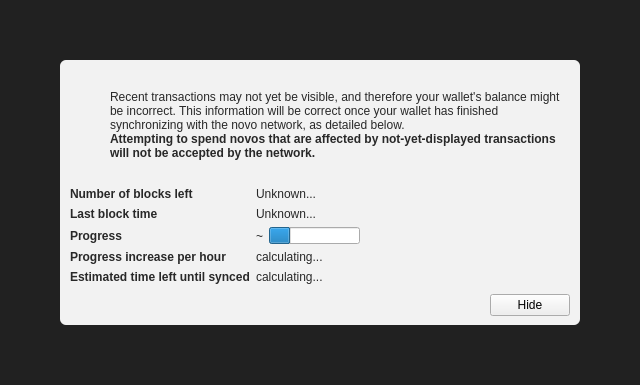
<?xml version="1.0" encoding="UTF-8"?>
<ui version="4.0">
 <class>ModalOverlay</class>
 <widget class="ModalOverlay" name="ModalOverlay">
  <property name="geometry">
   <rect>
    <x>0</x>
    <y>0</y>
    <width>640</width>
    <height>385</height>
   </rect>
  </property>
  <property name="windowTitle">
   <string>Form</string>
  </property>
  <layout class="QVBoxLayout" name="verticalLayout" stretch="0">
   <property name="sizeConstraint">
    <enum>QLayout::SetDefaultConstraint</enum>
   </property>
   <property name="leftMargin">
    <number>0</number>
   </property>
   <property name="topMargin">
    <number>0</number>
   </property>
   <property name="rightMargin">
    <number>0</number>
   </property>
   <property name="bottomMargin">
    <number>0</number>
   </property>
   <item>
    <widget class="QWidget" name="bgWidget" native="true">
     <property name="styleSheet">
      <string notr="true">#bgWidget { background: rgba(0,0,0,220); }</string>
     </property>
     <layout class="QVBoxLayout" name="verticalLayoutMain" stretch="1">
      <property name="leftMargin">
       <number>60</number>
      </property>
      <property name="topMargin">
       <number>60</number>
      </property>
      <property name="rightMargin">
       <number>60</number>
      </property>
      <property name="bottomMargin">
       <number>60</number>
      </property>
      <item>
       <widget class="QWidget" name="contentWidget" native="true">
        <property name="styleSheet">
         <string notr="true">#contentWidget { background: rgba(255,255,255,240); border-radius: 6px; }

QLabel { color: rgb(40,40,40);  }</string>
        </property>
        <layout class="QVBoxLayout" name="verticalLayoutSub" stretch="1,0,0,0">
         <property name="spacing">
          <number>0</number>
         </property>
         <property name="leftMargin">
          <number>10</number>
         </property>
         <property name="topMargin">
          <number>10</number>
         </property>
         <property name="rightMargin">
          <number>10</number>
         </property>
         <property name="bottomMargin">
          <number>10</number>
         </property>
         <item>
          <layout class="QHBoxLayout" name="horizontalLayoutIconText" stretch="0,1">
           <property name="topMargin">
            <number>20</number>
           </property>
           <item>
            <layout class="QVBoxLayout" name="verticalLayoutIcon">
             <property name="leftMargin">
              <number>0</number>
             </property>
             <item>
              <widget class="QPushButton" name="warningIcon">
               <property name="enabled">
                <bool>false</bool>
               </property>
               <property name="text">
                <string/>
               </property>
               <property name="icon">
                <iconset>
                 <normaloff>:/icons/warning</normaloff>
                 <disabledoff>:/icons/warning</disabledoff>:/icons/warning</iconset>
               </property>
               <property name="iconSize">
                <size>
                 <width>48</width>
                 <height>48</height>
                </size>
               </property>
               <property name="flat">
                <bool>true</bool>
               </property>
              </widget>
             </item>
             <item>
              <spacer name="verticalSpacerWarningIcon">
               <property name="orientation">
                <enum>Qt::Vertical</enum>
               </property>
               <property name="sizeHint" stdset="0">
                <size>
                 <width>20</width>
                 <height>40</height>
                </size>
               </property>
              </spacer>
             </item>
            </layout>
           </item>
           <item>
            <layout class="QVBoxLayout" name="verticalLayoutInfoText">
             <property name="leftMargin">
              <number>0</number>
             </property>
             <property name="topMargin">
              <number>0</number>
             </property>
             <item>
              <widget class="QLabel" name="infoText">
               <property name="text">
                <string>Recent transactions may not yet be visible, and therefore your wallet's balance might be incorrect. This information will be correct once your wallet has finished synchronizing with the novo network, as detailed below.</string>
               </property>
               <property name="textFormat">
                <enum>Qt::RichText</enum>
               </property>
               <property name="wordWrap">
                <bool>true</bool>
               </property>
              </widget>
             </item>
             <item>
              <widget class="QLabel" name="infoTextStrong">
               <property name="font">
                <font>
                 <weight>75</weight>
                 <bold>true</bold>
                </font>
               </property>
               <property name="text">
                <string>Attempting to spend novos that are affected by not-yet-displayed transactions will not be accepted by the network.</string>
               </property>
               <property name="textFormat">
                <enum>Qt::RichText</enum>
               </property>
               <property name="wordWrap">
                <bool>true</bool>
               </property>
              </widget>
             </item>
             <item>
              <spacer name="verticalSpacerInTextSpace">
               <property name="orientation">
                <enum>Qt::Vertical</enum>
               </property>
               <property name="sizeHint" stdset="0">
                <size>
                 <width>20</width>
                 <height>40</height>
                </size>
               </property>
              </spacer>
             </item>
            </layout>
           </item>
          </layout>
         </item>
         <item>
          <spacer name="verticalSpacerAfterText">
           <property name="orientation">
            <enum>Qt::Vertical</enum>
           </property>
           <property name="sizeHint" stdset="0">
            <size>
             <width>20</width>
             <height>40</height>
            </size>
           </property>
          </spacer>
         </item>
         <item>
          <layout class="QFormLayout" name="formLayout">
           <property name="fieldGrowthPolicy">
            <enum>QFormLayout::FieldsStayAtSizeHint</enum>
           </property>
           <property name="horizontalSpacing">
            <number>6</number>
           </property>
           <property name="verticalSpacing">
            <number>6</number>
           </property>
           <property name="topMargin">
            <number>10</number>
           </property>
           <item row="0" column="0">
            <widget class="QLabel" name="labelNumberOfBlocksLeft">
             <property name="font">
              <font>
               <weight>75</weight>
               <bold>true</bold>
              </font>
             </property>
             <property name="text">
              <string>Number of blocks left</string>
             </property>
            </widget>
           </item>
           <item row="0" column="1">
            <widget class="QLabel" name="numberOfBlocksLeft">
             <property name="text">
              <string>Unknown...</string>
             </property>
            </widget>
           </item>
           <item row="1" column="0">
            <widget class="QLabel" name="labelLastBlockTime">
             <property name="font">
              <font>
               <weight>75</weight>
               <bold>true</bold>
              </font>
             </property>
             <property name="text">
              <string>Last block time</string>
             </property>
            </widget>
           </item>
           <item row="1" column="1">
            <widget class="QLabel" name="newestBlockDate">
             <property name="sizePolicy">
              <sizepolicy hsizetype="Maximum" vsizetype="Preferred">
               <horstretch>0</horstretch>
               <verstretch>0</verstretch>
              </sizepolicy>
             </property>
             <property name="text">
              <string>Unknown...</string>
             </property>
            </widget>
           </item>
           <item row="2" column="0">
            <widget class="QLabel" name="labelSyncDone">
             <property name="font">
              <font>
               <weight>75</weight>
               <bold>true</bold>
              </font>
             </property>
             <property name="text">
              <string>Progress</string>
             </property>
            </widget>
           </item>
           <item row="2" column="1">
            <layout class="QHBoxLayout" name="horizontalLayoutSync" stretch="0,1">
             <item>
              <widget class="QLabel" name="percentageProgress">
               <property name="text">
                <string notr="true">~</string>
               </property>
              </widget>
             </item>
             <item>
              <widget class="QProgressBar" name="progressBar">
               <property name="value">
                <number>24</number>
               </property>
               <property name="format">
                <string/>
               </property>
              </widget>
             </item>
            </layout>
           </item>
           <item row="4" column="0">
            <widget class="QLabel" name="labelProgressIncrease">
             <property name="font">
              <font>
               <weight>75</weight>
               <bold>true</bold>
              </font>
             </property>
             <property name="text">
              <string>Progress increase per hour</string>
             </property>
            </widget>
           </item>
           <item row="4" column="1">
            <widget class="QLabel" name="progressIncreasePerH">
             <property name="text">
              <string>calculating...</string>
             </property>
            </widget>
           </item>
           <item row="5" column="0">
            <widget class="QLabel" name="labelEstimatedTimeLeft">
             <property name="font">
              <font>
               <weight>75</weight>
               <bold>true</bold>
              </font>
             </property>
             <property name="text">
              <string>Estimated time left until synced</string>
             </property>
            </widget>
           </item>
           <item row="5" column="1">
            <widget class="QLabel" name="expectedTimeLeft">
             <property name="text">
              <string>calculating...</string>
             </property>
            </widget>
           </item>
          </layout>
         </item>
         <item>
          <layout class="QHBoxLayout" name="horizontalLayoutButtons">
           <property name="leftMargin">
            <number>10</number>
           </property>
           <property name="topMargin">
            <number>10</number>
           </property>
           <item>
            <spacer name="horizontalSpacer">
             <property name="orientation">
              <enum>Qt::Horizontal</enum>
             </property>
             <property name="sizeHint" stdset="0">
              <size>
               <width>40</width>
               <height>20</height>
              </size>
             </property>
            </spacer>
           </item>
           <item>
            <widget class="QPushButton" name="closeButton">
             <property name="text">
              <string>Hide</string>
             </property>
            </widget>
           </item>
          </layout>
         </item>
        </layout>
       </widget>
      </item>
     </layout>
    </widget>
   </item>
  </layout>
 </widget>
 <customwidgets>
  <customwidget>
   <class>ModalOverlay</class>
   <extends>QWidget</extends>
   <header>modaloverlay.h</header>
   <container>1</container>
  </customwidget>
 </customwidgets>
 <resources/>
 <connections/>
</ui>
